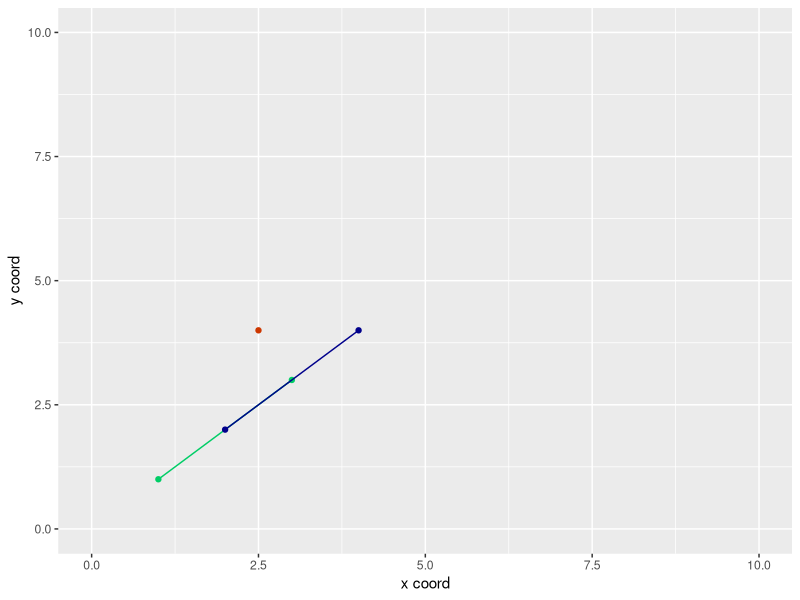

The R source for this figure:
setwd("~/wrk/algo/point-in-polygon/")
rm(list = ls())
library(ggplot2)
library(purrr)

# 2d vector cross product function
cross = function(a, b) {
  ## positive = b turns left if placed from head of a
  ## zero     = b does not turn, its same angle as a
  ## negative = b turns right if placed from head of a
  a[[1]] * b[[2]] - a[[2]] * b[[1]]
}

# determine if a point is on left of a line
is_on_left = function(p,s1,s2) {
  if (cross(p-s1,p-s2) > 0) return(TRUE) 
  return(FALSE)
}
# determine if a point is on right of a line
is_on_right = function(p,s1,s2) {
  if (cross(p-s1,p-s2) < 0) return(TRUE) 
  return(FALSE)
}

two.segment.intersect = function(a, b,c,d) {
  ## line segment intersection test
  # The two segments are a-b and c-d
  # Case 1: two segments lie on same line and intersect infinitely many points
  # Case 2: segments have a common vertex that is the only intersection points
  # Case 3: there is one intersection point that is not a vertex of
  #         any line segment
  stopifnot(length(a) == length(b) && length(b)== length(c) 
            && length(c) == length(d) && length(a) == 2)
  case1 = FALSE
  case2 = FALSE
  case3 = FALSE
  EPSILON = 1e-9
  # Case 1
  # do vec cross product
  # sort points by x and y
  # check if other segment's point occurs before second point
  # of first segment
  if (abs(cross(b-a, d-c)) < EPSILON) {
    pts = rbind(a,b,c,d) 
    sort(pts)
    print(pts)
  }
  
}

#######################################
# Setup the data
#######################################
xsegs1 = c(1, 3)
ysegs1 = c(1, 3)
df1 = cbind(xsegs1, ysegs1) %>% data.frame
xsegs2 = c(2, 4)
ysegs2 = c(2, 4)
df2 = cbind(xsegs2, ysegs2) %>% data.frame

xlonepoint = c(2.5)
ylonepoint = c(4)
df3 = c(xlonepoint,ylonepoint) %>% t %>% data.frame
colnames(df3) = c("xlonepoint","ylonepoint")
p = c(xlonepoint,ylonepoint)

xpoly = c(1, 1, 1, 1)
ypoly = c(1, 1, 1, 1)

#########################################
# Demo 1: which side of blue line is red 
#         point on
#########################################
s1 = c(xsegs2[[1]],ysegs2[[1]])
s2 = c(xsegs2[[2]],ysegs2[[2]])
cat("Demo1: is_on_left(p,s1,s2)\nexpected = TRUE")
cat("result =", is_on_left(p,s1,s2), "\n")
cat("Demo2: is_on_right(p,s1,s2)\nexpected = FALSE")
cat("result =", is_on_right(p,s1,s2), "\n")

#######################################
# Visualize result
#######################################
ptcol = c("1" = "springgreen3", "2" = "blue4", "3" = "orangered3")
ggplot() +
  xlim(c(0, 10)) +
  ylim(c(0, 10)) +
  layer(
    data = df1,
    mapping = aes(x = xsegs1, y = ysegs1, color = "1"),
    stat = "identity",
    position = "identity",
    geom = "path"
  ) + geom_point(aes(x = xsegs1, y = ysegs1, color = "1")) +
  geom_point(aes(x = xlonepoint, y = ylonepoint, color = "3")) +
  layer(
    data = df2,
    stat = "identity",
    position = "identity",
    geom = "path",
    mapping = aes(x = xsegs2, y = ysegs2, color = "2"),
  ) + geom_point(aes(x = xsegs2, y = ysegs2, color = "2")) +
  theme(legend.position = "none") +
  xlab("x coord") + ylab("y coord") +
  scale_color_manual(values = ptcol) 

